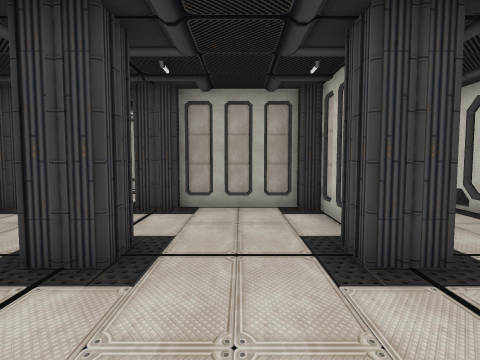
View 1 (above)

24 first-person views from a walk through a scene from a Unity 3-D project. The camera is 1.3 m above the floor, tilts 4° down and sees 75° across. The floor is counted in squares, 1 m on a side. Each view is taken from the middle of a square. On the plan, view 1 faces up. The plan holds only what a view shows up to about 14 squares ahead; the rest is blank. The place goes on beyond the plan. The player character is not drawn.

View 2
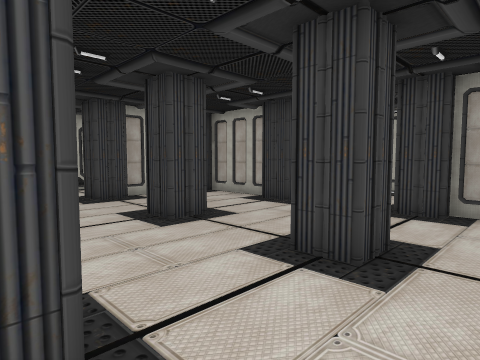

View 3
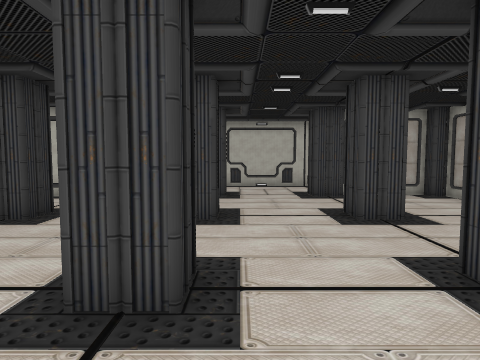

View 4
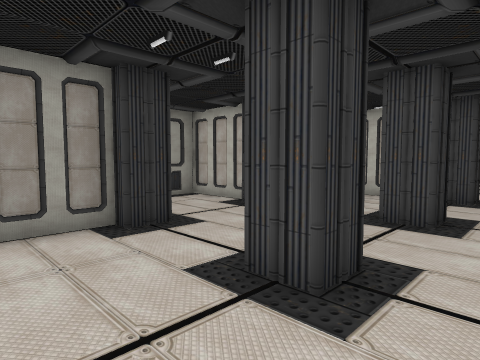

View 5
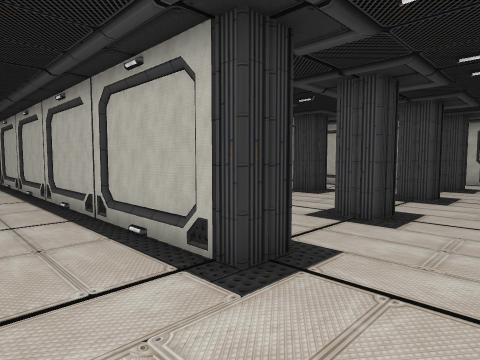

View 6
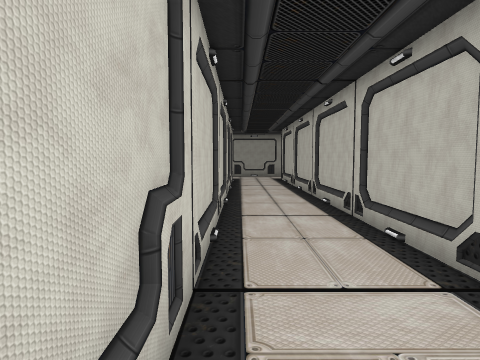

View 7
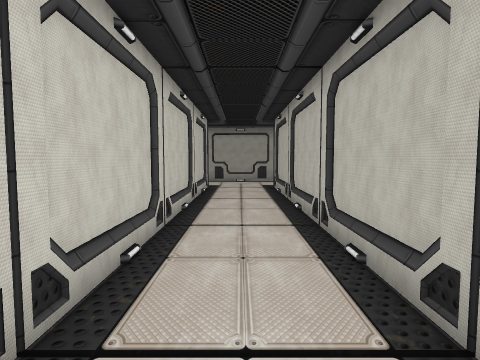

View 8
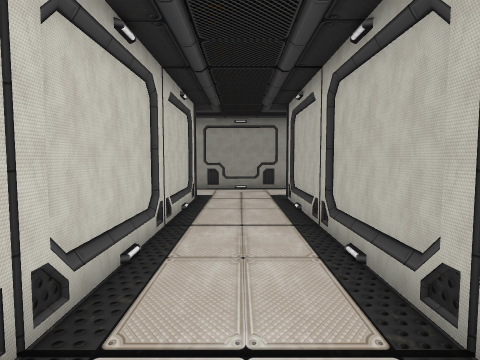

View 9
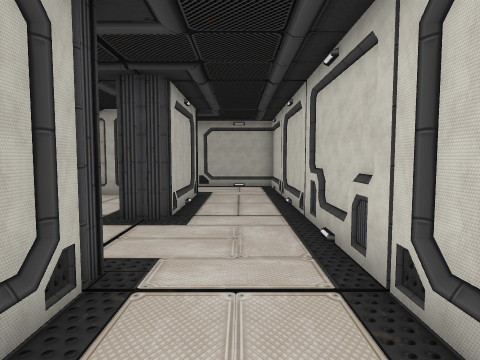

View 10
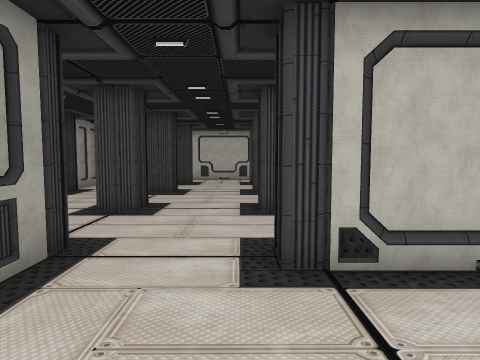

View 11
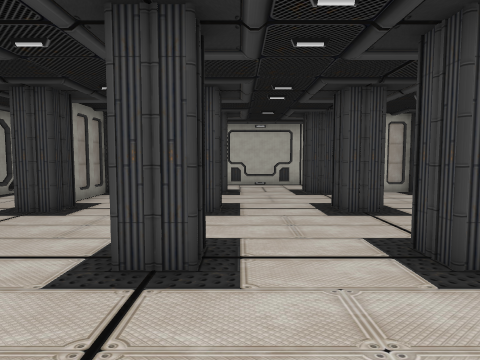

View 12
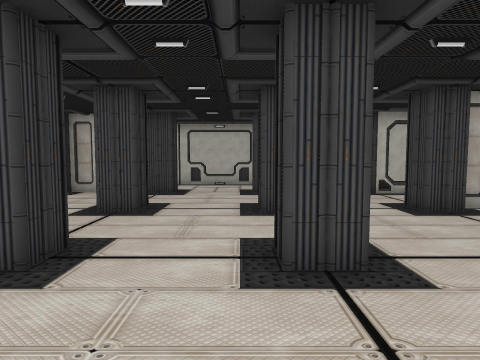

View 13
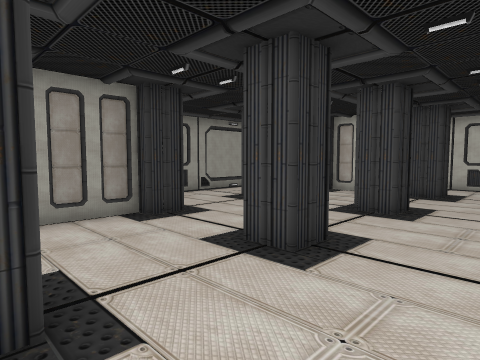

View 14
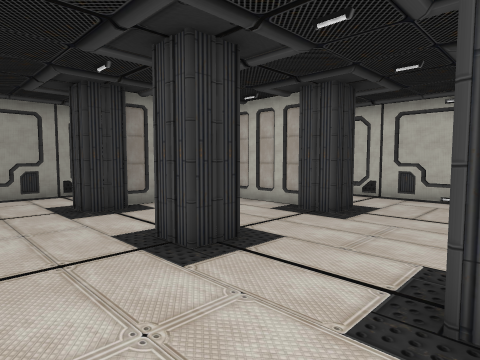

View 15
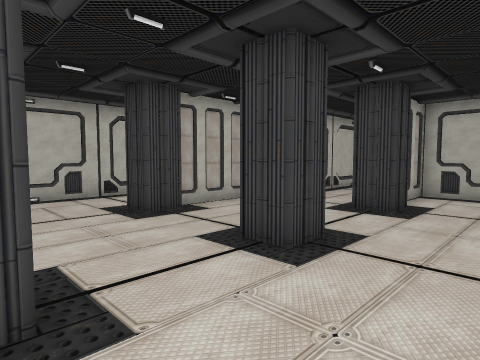

View 16
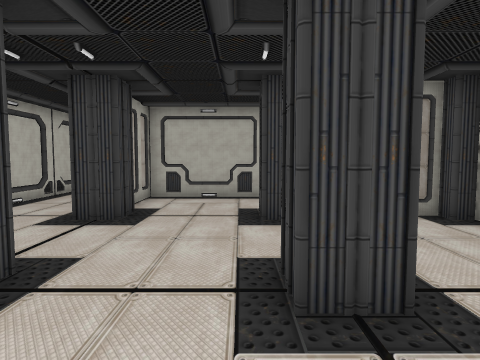

View 17
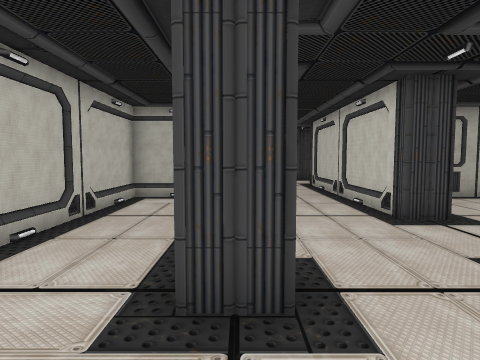

View 18
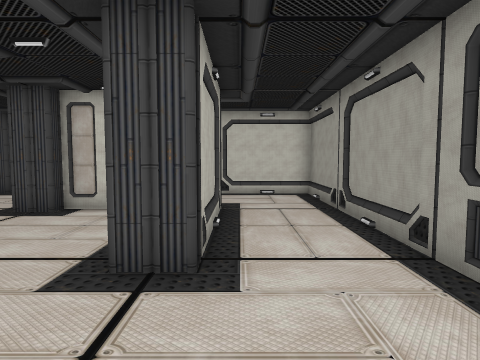

View 19
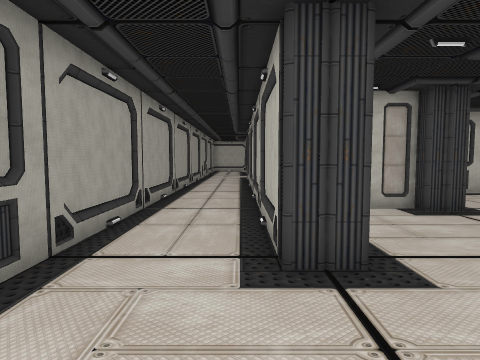

View 20
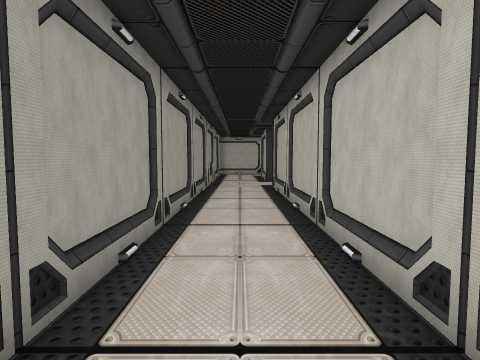

View 21
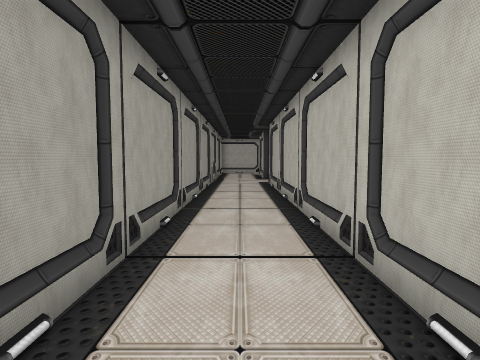

View 22
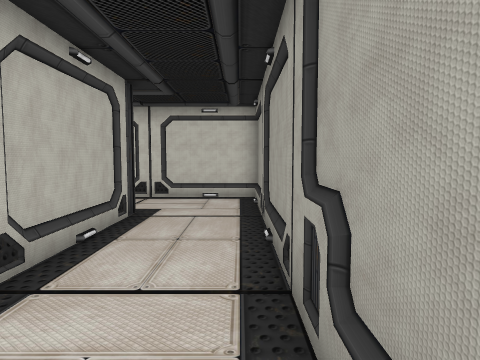

View 23
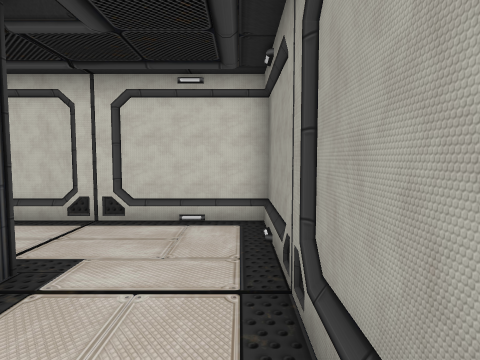

View 24
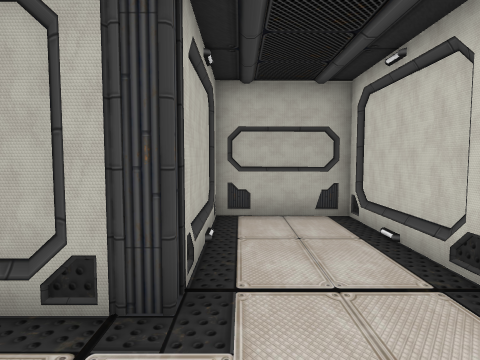

### Floor plan
Key: @ floor where view 1 was taken; # wall or solid block; . floor; / step, stairs or slope.
Columns run from 22 left of view 1 to 6 right of it. Each row starts with its distance up from view 1.
 11                          ...#
 10                          ...#
  9                          ...#
  8             #####   #####...#
  7             #.....  ....#...#
  6             #...... ....#...#
  5         #   #...........#...#
  4         #...#...#...#...#...#
  3          ...................#
  2          ...................#
  1          ...................#
  0             #...#...#.@.#...#
 -1             # ..........#...#
 -2             #..  .......#...#
 -3             #   ....... #...#
 -4             #  .#...#####...#
 -5             #  .#...    #...#
 -6             #  .#..     #...#
 -7             #...#.      #...#
 -8         #####...#####   #...#
 -9         #.. #...#....   #...#
-10         #.. #...#...    #...#
-11         #.. #...#...    #...#
-12         #.. #...#...#  ##...#
-13         #...#........ ..#...#
-14         #...#...........#...#
-15         #...#...........#...#
-16         #...#...#...#...#//.#
-17         #....................
-18         #....................
-19         #....................
-20         #...#...#...#...#####
-21         #.  #...........#...#
-22             #...........#...#
-23             #...........#...#
-24 #################...#####...#
-25 ............................#
-26 ............................#
-27 ............................#
-28 #############################

Positions as (right, up) in squares from view 1, and headings:
1: (0, 0), facing up
2: (0, 0), facing up-left
3: (1, 1), facing left
4: (1, 2), facing down-left
5: (5, 3), facing down-left
6: (5, 3), facing down
7: (4, -2), facing down
8: (4, -6), facing down
9: (4, -3), facing up
10: (6, -17), facing left
11: (2, -19), facing left
12: (2, -17), facing left
13: (2, -17), facing down-left
14: (-3, -16), facing down-left
15: (-3, -20), facing up-left
16: (-3, -19), facing up
17: (-10, -19), facing up
18: (-6, -25), facing right
19: (-2, -25), facing left
20: (-8, -26), facing left
21: (-6, -26), facing left
22: (-5, -27), facing right
23: (-1, -27), facing right
24: (3, -27), facing up
